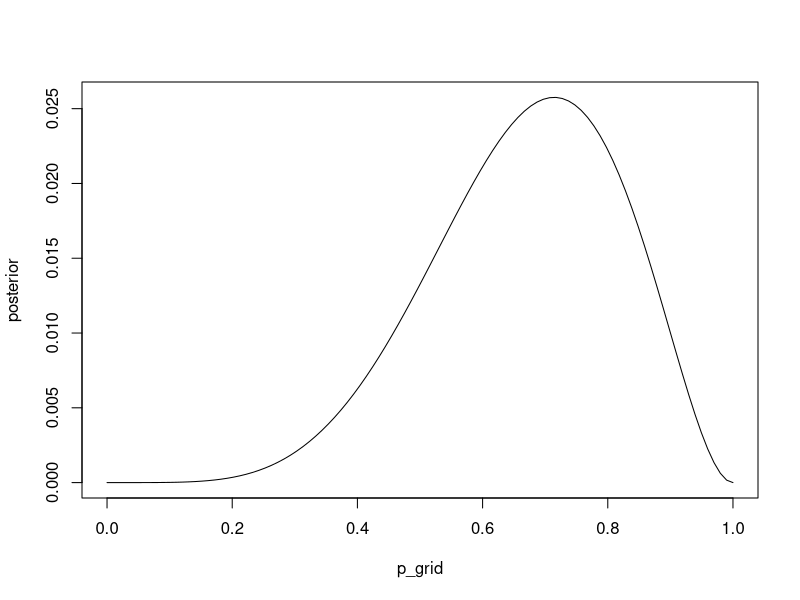

Write the R code that produced this figure.
p_grid <- seq( from=0 , to=1 , length.out=100 )

likelihood <- dbinom( 5 , size=7 , prob=p_grid )
prior <- rep(1,100) # uniform prior
posterior <- likelihood * prior
posterior <- posterior / sum(posterior) # standardize

plot( posterior ~ p_grid , type="l" )